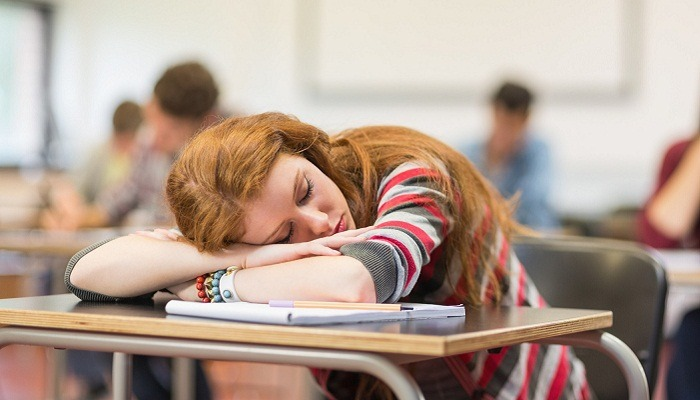
#> input picture data_raw/1553067498088-636094749649572375.jpg, 700 x 400 px; its folder holds only this picture in this run
$ python -i enhanced_app_decorators.py   (imports and definitions only)
#> lines starting #> are read from the running program, lines starting #| are printed output that depends on the picture
"""
🎨 Enhanced UX/UI Decorators for Sleepy Detection Apps
=====================================================

Decorator-based system to enhance existing applications without modifying source code.
Provides modern UI/UX improvements, data flow enhancements, and advanced features.

Author: Enhanced by AI Assistant
Date: September 30, 2025
"""

import functools
import time
import json
import logging
from datetime import datetime
from typing import Any, Callable, Dict, List, Optional, Union
from pathlib import Path
import threading
import queue
import tkinter as tk
from tkinter import ttk, messagebox, filedialog
import cv2
import numpy as np
from dataclasses import dataclass, asdict
from enum import Enum

# ============================================================================
# 📊 Data Models & Configuration
# ============================================================================

class AppMode(Enum):
    STANDALONE = "standalone"
    GUI = "gui"
    ENHANCED = "enhanced"
    WEB = "web"

@dataclass
class AppConfig:
    """Configuration class for enhanced app settings"""
    theme: str = "dark"
    language: str = "vi"
    auto_save: bool = True
    performance_mode: str = "balanced"  # fast, balanced, quality
    ui_scale: float = 1.0
    show_fps: bool = True
    show_confidence: bool = True
    enable_alerts: bool = True
    alert_sound: bool = True
    video_codec: str = "mp4v"
    output_dir: str = "outputs"
    log_level: str = "INFO"

@dataclass
class DetectionResult:
    """Enhanced detection result with metadata"""
    timestamp: float
    frame_id: int
    detections: List[Dict]
    fps: float
    processing_time: float
    confidence_avg: float
    sleepy_status: bool
    person_count: int
    metadata: Dict[str, Any]

# ============================================================================
# 🎯 Core Decorators
# ============================================================================

def performance_monitor(func: Callable) -> Callable:
    """Decorator to monitor performance metrics"""
    # [17 lines left out: function wrapper, not called in this run]
    return wrapper

def error_handler(fallback_result=None, show_dialog=True):
    """Decorator for enhanced error handling with UI feedback"""
#> further down, picture is the input picture: shape (400, 700, 3); mean B, G, R 146.2, 159.2, 179.5
    def decorator(func: Callable) -> Callable:
        # [15 lines left out: function wrapper, not called in this run]
        return wrapper
    return decorator

# [154 lines left out: functions data_preprocessor, result_enhancer, ui_theme_adapter, auto_save_decorator, modern_ui_wrapper, progress_tracker and 1 more, not called in this run]

def _resize_image(img: np.ndarray, target_size: tuple = (640, 640)) -> np.ndarray:
    """Resize image to target size"""
    return cv2.resize(img, target_size)

def _enhance_image(img: np.ndarray) -> np.ndarray:
    """Apply image enhancement techniques"""
    # Apply CLAHE (Contrast Limited Adaptive Histogram Equalization)
    if len(img.shape) == 3:
        lab = cv2.cvtColor(img, cv2.COLOR_BGR2LAB)
#> lab: shape (400, 700, 3); mean of channels 0, 1, 2 169.1, 134.2, 138.2
        l, a, b = cv2.split(lab)
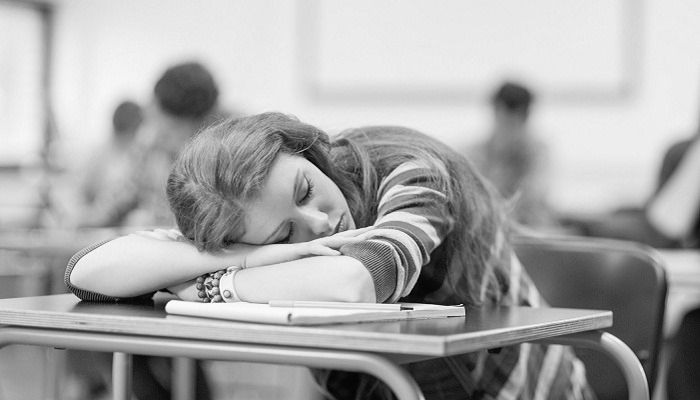
#> l: shape (400, 700); min 1, max 255, mean 169.1
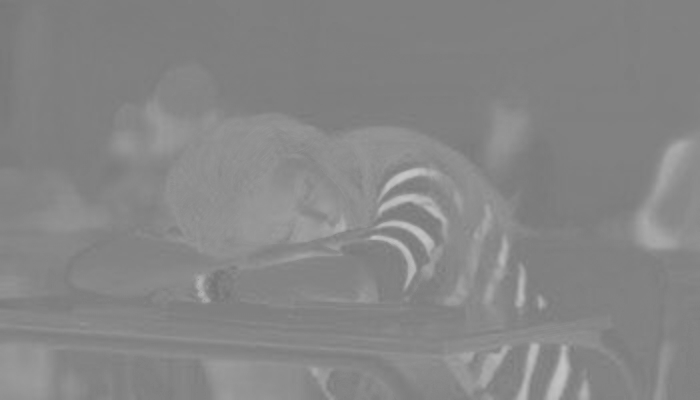
#> a: shape (400, 700); min 116, max 199, mean 134.2
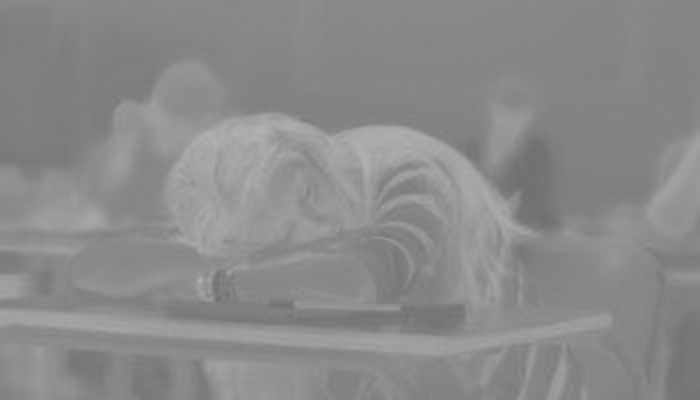
#> b: shape (400, 700); min 110, max 178, mean 138.2
        clahe = cv2.createCLAHE(clipLimit=2.0, tileGridSize=(8,8))
        l = clahe.apply(l)
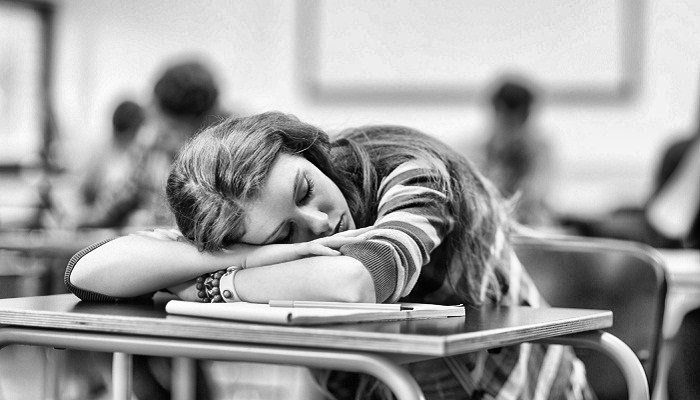
#> l: shape (400, 700); min 0, max 255, mean 160.4
        enhanced = cv2.merge([l, a, b])
#> enhanced: shape (400, 700, 3); mean of channels 0, 1, 2 160.4, 134.2, 138.2
        return cv2.cvtColor(enhanced, cv2.COLOR_LAB2BGR)
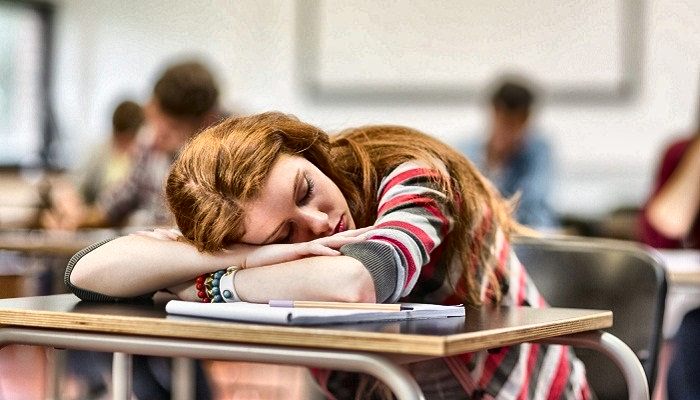
#> returned value: shape (400, 700, 3); mean B, G, R 138.1, 151, 170.7
    return img

# [128 lines left out: functions _add_statistics, _enhance_visualization, _apply_theme_settings, _apply_theme_to_widget, _save_app_state, _create_modern_window and 4 more, not called in this run]

# ============================================================================
# 🚀 Enhanced App Class
# ============================================================================

class EnhancedAppWrapper:
    """Main wrapper class for enhanced applications"""

    # [52 lines left out: functions __init__, setup_logging, wrap_existing_app, _apply_all_decorators, not called in this run]

    def get_config(self) -> AppConfig:
        """Get current configuration"""
        return self.config

    # [20 lines left out: functions update_config, save_config, load_config, not called in this run]

# [13 lines not run here, left out]

>>> import cv2
>>> picture = cv2.imread('../data_raw/1553067498088-636094749649572375.jpg')
>>> result = _enhance_image(picture)

$ run again, on data_raw/8.jpg
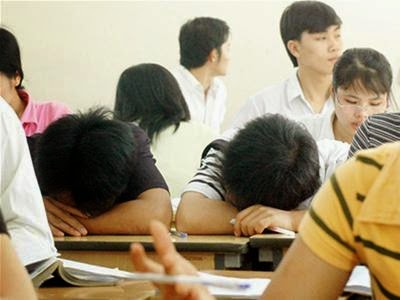
#> input picture data_raw/8.jpg, 400 x 300 px
#> picture is the input picture: shape (300, 400, 3); mean B, G, R 119, 145.8, 159.9
#> lab: shape (300, 400, 3); mean of channels 0, 1, 2 152.1, 129.9, 144.2
#> in _enhance_image, `l = clahe.apply(l)`:
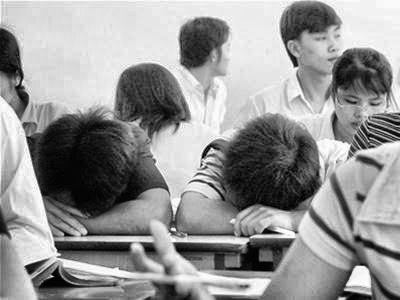
#> l: shape (300, 400); min 0, max 255, mean 149.6
#> enhanced: shape (300, 400, 3); mean of channels 0, 1, 2 149.6, 129.9, 144.2
#> in _enhance_image, `return cv2.cvtColor(enhanced, cv2.COLOR_LAB2BGR)`:
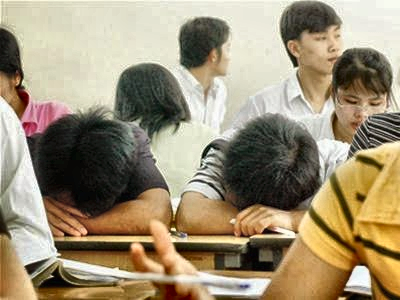
#> returned value: shape (300, 400, 3); mean B, G, R 116.5, 143.2, 157.1

$ run again, on data_raw/b822086791z120150831125800000g821hp42q1gallery-1519959751152365037972.jpg
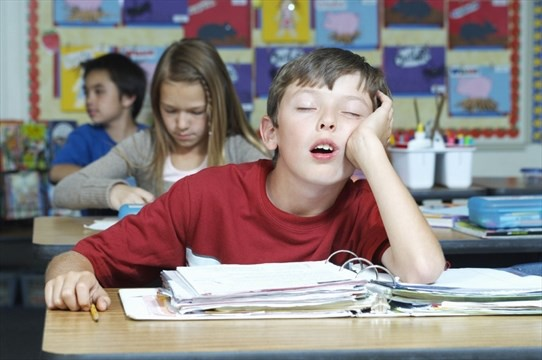
#> input picture data_raw/b822086791z120150831125800000g821hp42q1gallery-1519959751152365037972.jpg, 542 x 360 px
#> picture is the input picture: shape (360, 542, 3); mean B, G, R 130.1, 131.3, 140.8
#> lab: shape (360, 542, 3); mean of channels 0, 1, 2 141.2, 132.7, 131
#> in _enhance_image, `l = clahe.apply(l)`:
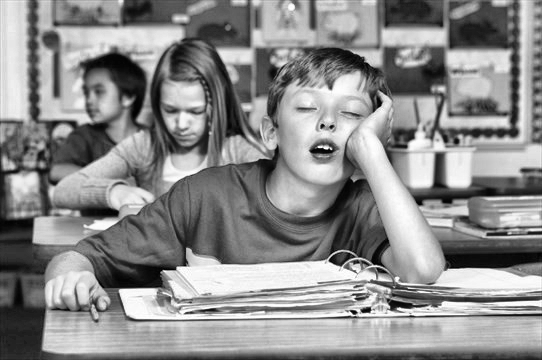
#> l: shape (360, 542); min 0, max 255, mean 140
#> enhanced: shape (360, 542, 3); mean of channels 0, 1, 2 140, 132.7, 131
#> in _enhance_image, `return cv2.cvtColor(enhanced, cv2.COLOR_LAB2BGR)`:
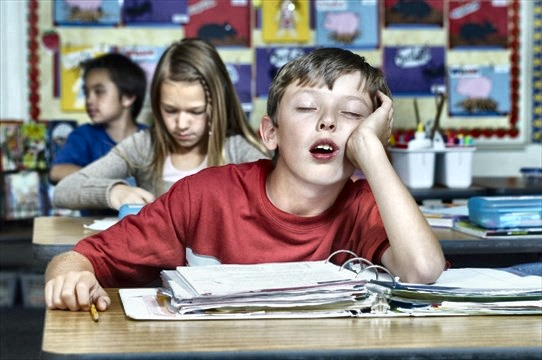
#> returned value: shape (360, 542, 3); mean B, G, R 129.4, 130.9, 140.2
